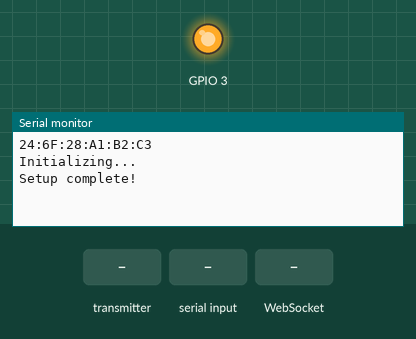
Recording of a sketch running on a simulated ESP32. Parts: output pins drawn as LEDs (lit = HIGH), the last lines printed to the serial monitor. Inputs (shaded band) come from the test bench.

Above: at 1.2 s.
1.3 s: the transmitter starts sending id = 0
At 1.61 s:
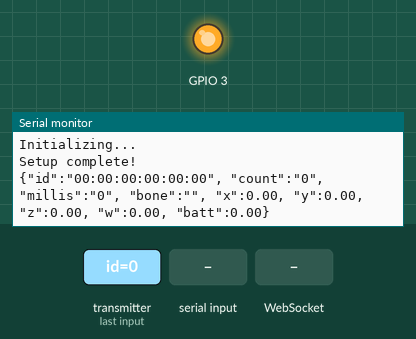
3.3 s: "reboot" received over Serial
At 4.61 s:
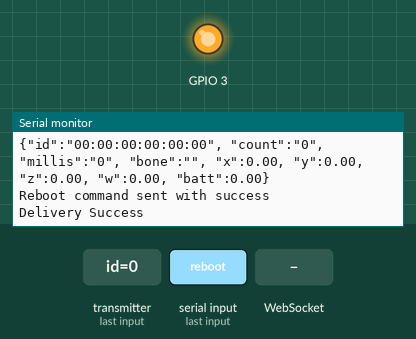

Measured:
- after the input at 1.3 s, the serial monitor: prints a new line at once (image 1)
- after the input at 3.3 s, the serial monitor: prints a new line after 1.0 s (image 2)

The sketch:

Dongle__JSON.ino
```cpp
#include "Arduino.h"
#include <esp_now.h>
#include <esp_wifi.h>    // for channel lock / power-save off / max TX power
#include "WiFi.h"
#include "ESPAsyncWebServer.h"

// MUST match the pod firmware. See Pod_Watch_Binary.ino for full rationale.
#define ESPNOW_WIFI_CHANNEL 1

typedef struct struct_message
{
    int id; // must be unique for each sender board
    float x;
    float y;
    float z;
    float w;
    int b;
    int c;
    int m;
    float px;
    float py;
    float pz;
    String bone;
} struct_message;

struct_message myData;

// ESP-NOW peer management for multiple devices
esp_now_peer_info_t peerMacs[15];
bool peerMacsInit[15] = {false};

// Single peer for broadcast
esp_now_peer_info_t peerInfo;

// Create AsyncWebServer object on port 80
AsyncWebServer server(80);
AsyncWebSocket ws("/ws");

// Task handles
TaskHandle_t webSocketTaskHandle = NULL;
TaskHandle_t espNowTaskHandle = NULL;

// ============== CALLBACKS ==============

void OnDataSent(const uint8_t *mac_addr, esp_now_send_status_t status)
{
    // Serial.print("\r\nLast Packet Send Status:\t");
    Serial.println(status == ESP_NOW_SEND_SUCCESS ? "Delivery Success" : "Delivery Fail");
}

void OnDataRecv(const uint8_t *mac_addr, const uint8_t *incomingData, int len)
{
    char macStr[18];
    snprintf(macStr, sizeof(macStr), "%02x:%02x:%02x:%02x:%02x:%02x",
             mac_addr[0], mac_addr[1], mac_addr[2], mac_addr[3], mac_addr[4], mac_addr[5]);

    memcpy(&myData, incomingData, sizeof(myData));

    String url = "{\"id\":\"" + String(macStr) + "\", \"count\":\"" + myData.c + "\", \"millis\":\"" + myData.m + "\", \"bone\":\"" + myData.bone + "\", \"x\":" + myData.x + ", \"y\":" + myData.y + ", \"z\":" + myData.z + ", \"w\":" + myData.w + ", \"batt\":" + float(myData.b) /100 + "}";
    Serial.println(url);

    if (!peerMacsInit[myData.id])
    {
        peerMacsInit[myData.id] = true;
        memcpy(peerMacs[myData.id].peer_addr, mac_addr, 6);
        peerMacs[myData.id].channel = 0;
        peerMacs[myData.id].encrypt = false;

        if (esp_now_add_peer(&peerMacs[myData.id]) != ESP_OK)
        {
            Serial.println("Failed to add peer");
        }
    }

    if (myData.bone == "reboot")
    {
        ESP.restart();
    }
}

void handleWebSocketMessage(void *arg, uint8_t *data, size_t len)
{
    AwsFrameInfo *info = (AwsFrameInfo *)arg;
    if (info->final && info->index == 0 && info->len == len && info->opcode == WS_TEXT)
    {
        data[len] = 0;
        String message = (char *)data;
        Serial.println(message);
    }
}

void onEvent(AsyncWebSocket *server, AsyncWebSocketClient *client, AwsEventType type, void *arg, uint8_t *data, size_t len)
{
    switch (type)
    {
    case WS_EVT_CONNECT:
        Serial.printf("WebSocket client #%u connected from %s\n", client->id(), client->remoteIP().toString().c_str());
        break;
    case WS_EVT_DISCONNECT:
        Serial.printf("WebSocket client #%u disconnected\n", client->id());
        break;
    case WS_EVT_DATA:
        handleWebSocketMessage(arg, data, len);
        break;
    case WS_EVT_PONG:
    case WS_EVT_ERROR:
        break;
    }
}

void initWebSocket()
{
    ws.onEvent(onEvent);
    server.addHandler(&ws);
}

// ============== FREERTOS TASKS ==============

void webSocketTask(void *pvParameters) {
  // WebSocket and web server runs on core 1
  for (;;) {
    vTaskDelay(pdMS_TO_TICKS(100));
  }
}

void espNowTask(void *pvParameters) {
  // ESP-NOW communication runs on core 0
  for (;;) {
    vTaskDelay(pdMS_TO_TICKS(100));
  }
}

void setup()
{
    Serial.begin(115200);

    String mac = WiFi.macAddress();
    Serial.println(mac);

    pinMode(3, OUTPUT);
    digitalWrite(3, HIGH);

    Serial.println("Initializing...");

    initWebSocket();
    // Make Wi-Fi hotspot
    const char *password = "12345678";
    WiFi.mode(WIFI_AP_STA);
    WiFi.softAP("MM-" + mac, password);

    // Start server
    server.begin();
    // Init ESP-NOW
    if (esp_now_init() != ESP_OK)
    {
        Serial.println("Error initializing ESP-NOW");
        return;
    }
    esp_now_register_send_cb(OnDataSent);
    esp_now_register_recv_cb(esp_now_recv_cb_t(OnDataRecv));

    if (esp_now_add_peer(&peerInfo) != ESP_OK)
    {
        Serial.println("Failed to add broadcast peer");
        return;
    }

    Serial.println("Setup complete!");

    // Create FreeRTOS tasks for dual-core execution
    xTaskCreatePinnedToCore(
        espNowTask,          // Task function
        "espNowTask",        // Task name
        4096,                // Stack size
        NULL,                // Parameters
        1,                   // Priority
        &espNowTaskHandle,   // Task handle
        0                    // Core 0
    );

    xTaskCreatePinnedToCore(
        webSocketTask,       // Task function
        "webSocketTask",     // Task name
        4096,                // Stack size
        NULL,                // Parameters
        1,                   // Priority
        &webSocketTaskHandle,// Task handle
        1                    // Core 1
    );
}

void loop()
{
    // Check for serial input to trigger reset
    if (Serial.available() > 0)
    {
        Serial.readString(); // Discard incoming data
        sendReset();
    }
    vTaskDelay(pdMS_TO_TICKS(100));
}

void sendReset()
{
    // Send reboot command to all registered peers
    esp_err_t result;
    for (int i = 0; i < 15; i++)
    {
        if (peerMacsInit[i])
        {
            myData.bone = "reboot";
            myData.id = 17;
            result = esp_now_send(peerMacs[i].peer_addr, (uint8_t *)&myData, sizeof(myData));
            if (result == ESP_OK)
            {
                Serial.println("Reboot command sent with success");
            }
            else
            {
                Serial.println("Error sending reboot command");
            }
        }
    }
}
```
